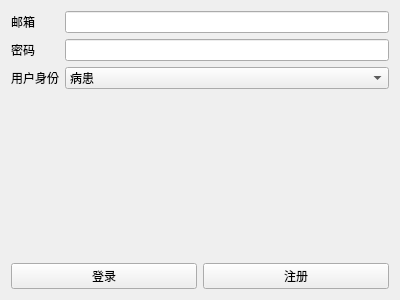
<?xml version="1.0" encoding="UTF-8"?>
<ui version="4.0">
 <class>LoginPanel</class>
 <widget class="QWidget" name="LoginPanel">
  <property name="geometry">
   <rect>
    <x>0</x>
    <y>0</y>
    <width>400</width>
    <height>300</height>
   </rect>
  </property>
  <property name="windowTitle">
   <string>智慧医疗系统</string>
  </property>
  <layout class="QVBoxLayout" name="verticalLayout">
   <item>
    <layout class="QFormLayout" name="formLayout">
     <item row="0" column="0">
      <widget class="QLabel" name="label_1">
       <property name="text">
        <string>邮箱</string>
       </property>
      </widget>
     </item>
     <item row="0" column="1">
      <widget class="QLineEdit" name="userInput"/>
     </item>
     <item row="1" column="0">
      <widget class="QLabel" name="label_2">
       <property name="text">
        <string>密码</string>
       </property>
      </widget>
     </item>
     <item row="1" column="1">
      <widget class="QLineEdit" name="pwdInput"/>
     </item>
     <item row="2" column="0">
      <widget class="QLabel" name="label_3">
       <property name="text">
        <string>用户身份</string>
       </property>
      </widget>
     </item>
     <item row="2" column="1">
      <widget class="QComboBox" name="roleInput">
       <item>
        <property name="text">
         <string>病患</string>
        </property>
       </item>
       <item>
        <property name="text">
         <string>医生</string>
        </property>
       </item>
       <item>
        <property name="text">
         <string>管理员</string>
        </property>
       </item>
      </widget>
     </item>
    </layout>
   </item>
   <item>
    <spacer name="verticalSpacer">
     <property name="orientation">
      <enum>Qt::Vertical</enum>
     </property>
     <property name="sizeHint" stdset="0">
      <size>
       <width>20</width>
       <height>40</height>
      </size>
     </property>
    </spacer>
   </item>
   <item>
    <layout class="QHBoxLayout" name="horizontalLayout">
     <item>
      <widget class="QPushButton" name="LoginBtn">
       <property name="text">
        <string>登录</string>
       </property>
      </widget>
     </item>
     <item>
      <widget class="QPushButton" name="RegisterBtn">
       <property name="text">
        <string>注册</string>
       </property>
      </widget>
     </item>
    </layout>
   </item>
  </layout>
 </widget>
 <resources/>
 <connections/>
</ui>
